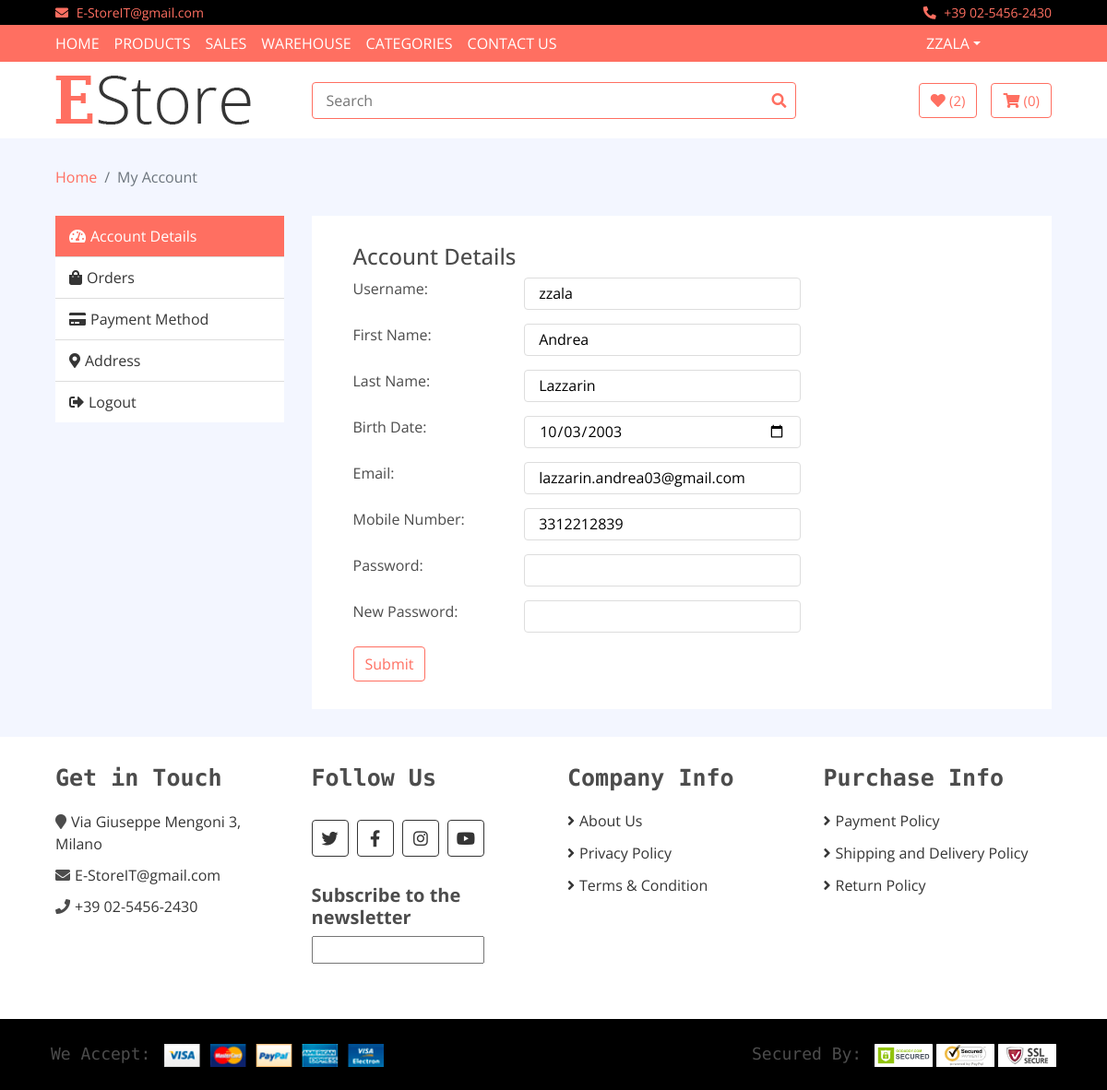
The page /my-account.php (signed in) on the database its author committed.
### tables this page shows
CREATE TABLE `users` (
  `Id` int(11) NOT NULL,
  `Username` varchar(30) NOT NULL,
  `FirstName` varchar(30) NOT NULL,
  `LastName` varchar(30) NOT NULL,
  `BirthDate` date NOT NULL,
  `Email` varchar(319) NOT NULL,
  `MobilePhoneNumber` varchar(12) NOT NULL,
  `Password` varchar(32) NOT NULL
);

### my-account.php (the view, shortened to what this page needs)
<?php
include("db/connection.php");
?>
<!DOCTYPE html>
<html lang="en">
<head>
    <link href="https://stackpath.bootstrapcdn.com/bootstrap/4.4.1/css/bootstrap.min.css" rel="stylesheet">
    <link href="https://cdnjs.cloudflare.com/ajax/libs/font-awesome/5.10.0/css/all.min.css" rel="stylesheet">
    <link href="lib/slick/slick.css" rel="stylesheet">
    <link href="lib/slick/slick-theme.css" rel="stylesheet">
    <link href="css/style.css" rel="stylesheet">
</head>
<body>
    <div class="top-bar">
        <div class="container-fluid">
            <div class="row">
                <div class="col-sm-6">
                    <i class="fa fa-envelope"></i>
                    <a href="mailto:E-StoreIT@gmail.com">E-StoreIT@gmail.com</a>
                </div>
                <div class="col-sm-6">
                    <i class="fa fa-phone-alt"></i>
                    <a href="tel:+390254562430">+39 02-5456-2430</a>
                </div>
            </div>
        </div>
    </div>
    <div class="nav">
        <div class="container-fluid">
            <nav class="navbar navbar-expand-md bg-dark navbar-dark">
                <div class="collapse navbar-collapse justify-content-between" id="navbarCollapse">
                    <div class="navbar-nav mr-auto">
                        <a href="index.php" class="nav-item nav-link">Home</a>
                        <a href="product-list.php" class="nav-item nav-link">Products</a>
                        <a href="product-list.php?filter=sales" class="nav-item nav-link">Sales</a>
                        <a href="product-list.php?filter=usage" class="nav-item nav-link">Warehouse</a>
                        <a href="categories.php" class="nav-item nav-link">Categories</a>
                        <a href="contact.php" class="nav-item nav-link">Contact Us</a>
                    </div>
                    <div class="navbar-nav ml-auto pr-sm-5" style='width: 9.5rem;'>
                        <div class="nav-item dropdown pr-sm-5">
                            <?php
                            if (isset($_SESSION["ID"])) {
                                echo "<a href='#' class='nav-link dropdown-toggle' data-toggle='dropdown'>" . $_SESSION["Username"] . "</a>
                                <div class='dropdown-menu'>
                                    <a href='my-account.php' class='dropdown-item userDropdown'>My Account</a>
                                    <a href='index.php?msg=logout' class='dropdown-item userDropdown'>Logout</a>
                                </div>";
                            } else {
                                echo "<a href='#' class='nav-link dropdown-toggle' data-toggle='dropdown'>User Account</a>
                                <div class='dropdown-menu'>
                                    <a href='login.php' class='dropdown-item userDropdown'>Login</a>
                                    <a href='login.php' class='dropdown-item userDropdown'>Register</a>
                                </div>";
                            }
                            ?>
                        </div>
                    </div>
                </div>
            </nav>
        </div>
    </div>
    <div class="bottom-bar">
        <div class="container-fluid">
            <div class="row align-items-center">
                <div class="col-md-3">
                    <div class="logo">
                        <a href="index.php">
                            <img src="img/logo.png" alt="Logo">
                        </a>
                    </div>
                </div>
                <div class="col-md-6">
                    <div class="search">
                        <form action="product-list.php" method="get">
                            <input type="text" name="filter" placeholder="Search">
                            <button><i class="fa fa-search"></i></button>
                        </form>
                    </div>
                </div>
                <div class="col-md-3">
                    <div class="user">
                        <a href="wishlist.php" class="btn wishlist">
                            <i class="fa fa-heart"></i>
                            <?php
                            if (isset($_SESSION["ID"])) {
                                $sql = "SELECT COUNT(*) FROM includes JOIN wishlists
                                ON includes.IdWishlist = wishlists.Id
                                WHERE wishlists.IdUser = '" . $_SESSION["ID"] . "'";
                                $result = $conn->query($sql);
                                $row = $result->fetch_assoc();
                                $n = $row["COUNT(*)"];
                            } else if (isset($_SESSION["IDWishlistGuest"])) {
                                $sql = "SELECT COUNT(*) FROM includes JOIN wishlists
                                ON includes.IdWishlist = wishlists.Id
                                WHERE wishlists.Id = '" . $_SESSION["IDWishlistGuest"] . "'";
                                $result = $conn->query($sql);
                                $row = $result->fetch_assoc();
                                $n = $row["COUNT(*)"];
                            } else
                                $n = 0;
                            echo "<span>(" . $n . ")</span>";
                            ?>
                        </a>
                        <a href="cart.php" class="btn cart">
                            <i class="fa fa-shopping-cart"></i>
                            <?php
                            if (isset($_SESSION["ID"])) {
                                $sql = "SELECT COUNT(*) FROM contains JOIN carts
                                ON contains.IdCart = carts.Id
                                WHERE carts.IdUser = '" . $_SESSION["ID"] . "'";
                                $result = $conn->query($sql);
                                $row = $result->fetch_assoc();
                                $n = $row["COUNT(*)"];
                            } else if (isset($_SESSION["IDCartGuest"])) {
                                $sql = "SELECT COUNT(*) FROM contains JOIN carts
                                ON contains.IdCart = carts.Id
                                WHERE carts.Id = '" . $_SESSION["IDCartGuest"] . "'";
                                $result = $conn->query($sql);
                                $row = $result->fetch_assoc();
                                $n = $row["COUNT(*)"];
                            } else
                                $n = 0;
                            echo "<span>(" . $n . ")</span>"
                            ?>
                        </a>
                    </div>
                </div>
            </div>
        </div>
    </div>
    <div class="breadcrumb-wrap">
        <div class="container-fluid">
            <ul class="breadcrumb">
                <li class="breadcrumb-item"><a href="index.php">Home</a></li>
                <li class="breadcrumb-item active">My Account</li>
            </ul>
        </div>
    </div>
    <div class="my-account">
        <div class="container-fluid">
            <div class="row">
                <div class="col-md-3">
                    <div class="nav flex-column nav-pills" role="tablist" aria-orientation="vertical">
                        <a class="nav-link active" id="account-nav" data-toggle="pill" href="#account-tab" role="tab"><i class="fa fa-tachometer-alt"></i>Account Details</a>
                        <a class="nav-link" id="orders-nav" data-toggle="pill" href="#orders-tab" role="tab"><i class="fa fa-shopping-bag"></i>Orders</a>
                        <a class="nav-link" id="payment-nav" data-toggle="pill" href="#payment-tab" role="tab"><i class="fa fa-credit-card"></i>Payment Method</a>
                        <a class="nav-link" id="address-nav" data-toggle="pill" href="#address-tab" role="tab"><i class="fa fa-map-marker-alt"></i>Address</a>
                        <a class="nav-link" href='index.php?msg=logout'><i class="fa fa-sign-out-alt"></i>Logout</a>
                    </div>
                </div>
                <div class="col-md-9">
                    <div class="tab-content">
                        <div class="tab-pane fade show active" id="account-tab" role="tabpanel" aria-labelledby="account-nav">
                            <form action="check/updateUser.php" method="post">
                                <div class="container">
                                    <h4>Account Details</h4>
                                    <?php
                                    $sql = "SELECT * FROM users WHERE Id = '" . $_SESSION["ID"] . "'";
                                    $result = $conn->query($sql);
                                    if ($result->num_rows > 0) {
                                        $row = $result->fetch_assoc();
                                        echo "
                                                <div class='row'>
                                                    <div class='col-md-3'>Username: </div>
                                                    <div class='col-md-3'><input type='text' name='username' style = 'width: 300px' class='form-control' value='" . $row["Username"] . "'></div>
                                                </div>
                                                <div class='row'>
                                                    <div class='col-md-3'>First Name: </div>
                                                    <div class='col-md-3'><input type='text' name='firstName' style = 'width: 300px' class='form-control' value='" . $row["FirstName"] . "'></div>
                                                </div>
                                                <div class='row'>
                                                    <div class='col-md-3'>Last Name: </div>
                                                    <div class='col-md-3'><input type='text' name='lastName' style = 'width: 300px' class='form-control' value='" . $row["LastName"] . "'></div>
                                                </div>
                                                <div class='row'>
                                                    <div class='col-md-3'>Birth Date: </div>
                                                    <div class='col-md-3'><input type='date' name='birthDate' style = 'width: 300px' class='form-control' value='" . $row["BirthDate"] . "'></div>
                                                </div>
                                                <div class='row'>
                                                    <div class='col-md-3'>Email: </div>
                                                    <div class='col-md-3'><input type='email' name='email' style = 'width: 300px' class='form-control' style='width:auto;' value='" . $row["Email"] . "'></div>
                                                </div>
                                                <div class='row'>
                                                    <div class='col-md-3'>Mobile Number: </div>
                                                    <div class='col-md-3'><input type='text' name='mobileNumber' style = 'width: 300px' class='form-control' value='" . $row["MobilePhoneNumber"] . "'></div>
                                                </div>
                                                <div class='row'>
                                                    <div class='col-md-3'>Password: </div>
                                                    <div class='col-md-3'><input type='password' name='password' style = 'width: 300px' class='form-control' value=''></div>
                                                </div>
                                                <div class='row'>
                                                    <div class='col-md-3'>New Password: </div>
                                                    <div class='col-md-3'><input type='password' name='retypePassword' style = 'width: 300px' class='form-control' value=''></div>
                                                </div>";
                                    }
                                    ?>
                                    <input type="submit" value="Submit" class="btn">
                                </div>
                            </form>
                        </div>
                    </div>
                </div>
            </div>
        </div>
    </div>
    <div class="footer">
        <div class="container-fluid">
            <div class="row">
                <div class="col-lg-3 col-md-6">
                    <div class="footer-widget">
                        <h2>Get in Touch</h2>
                        <div class="contact-info">
                            <p><i class="fa fa-map-marker"></i><a class="noChangeColorLink" href="https://maps.google.com/?q=Via+Giuseppe+Mengoni+3,+Milano">Via Giuseppe Mengoni 3, Milano</a></p>
                            <p><i class="fa fa-envelope"></i><a class="noChangeColorLink" href="mailto:E-StoreIT@gmail.com">E-StoreIT@gmail.com</a></p>
                            <p><i class="fa fa-phone"></i><a class="noChangeColorLink" href="tel:+390254562430">+39 02-5456-2430</a></p>
                        </div>
                    </div>
                </div>
                <div class="col-lg-3 col-md-6">
                    <div class="footer-widget">
                        <h2>Follow Us</h2>
                        <div class="contact-info">
                            <div class="social">
                                <a href="https://twitter.com"><i class="fab fa-twitter"></i></a>
                                <a href="https://facebook.com"><i class="fab fa-facebook-f"></i></a>
                                <a href="https://www.instagram.com"><i class="fab fa-instagram"></i></a>
                                <a href="https://www.youtube.com"><i class="fab fa-youtube"></i></a>
                            </div>
                        </div>
                    </div>
                    <div class="footer-widget">
                        <h5><b>Subscribe to the newsletter</b></h5>
                        <div>
                            <form action="#" method="POST">
                                <input type="text" name="emailNewsletter">
                            </form>
                        </div>
                    </div>
                </div>
                <div class="col-lg-3 col-md-6">
                    <div class="footer-widget">
                        <h2>Company Info</h2>
                        <ul>
                            <li><a href="about_us.php">About Us</a></li>
                            <li><a href="privacy_policy.php">Privacy Policy</a></li>
                            <li><a href="terms_and_condition.php">Terms & Condition</a></li>
                        </ul>
                    </div>
                </div>
                <div class="col-lg-3 col-md-6">
                    <div class="footer-widget">
                        <h2>Purchase Info</h2>
                        <ul>
                            <li><a href="payment_policy.php">Payment Policy</a></li>
                            <li><a href="shipping_and_delivery_policy.php">Shipping and Delivery Policy</a></li>
                            <li><a href="return_policy.php">Return Policy</a></li>
                        </ul>
                    </div>
                </div>
            </div>
        </div>
    </div>
    <div class="footer">
        <div class="row payment align-items-center">
            <div class="col-md-6">
                <div class="payment-method">
                    <h2>We Accept:</h2>
                    <img src="img/payment-method.png" alt="Payment Method" />
                </div>
            </div>
            <div class="col-md-6">
                <div class="payment-security">
                    <h2>Secured By:</h2>
                    <img src="img/godaddy.svg" alt="Payment Security" />
                    <img src="img/norton.svg" alt="Payment Security" />
                    <img src="img/ssl.svg" alt="Payment Security" />
                </div>
            </div>
        </div>
    </div>
</body>
</html>

### rows shown on the page
users: username "zzala", firstName "Andrea", lastName "Lazzarin", birthDate "10/03/2003", email "lazzarin.andrea03@gmail.com", mobileNumber "3312212839"

### other values the page prints
$_SESSION["Username"] "ZZALA"
$n "2"
$n "0"
